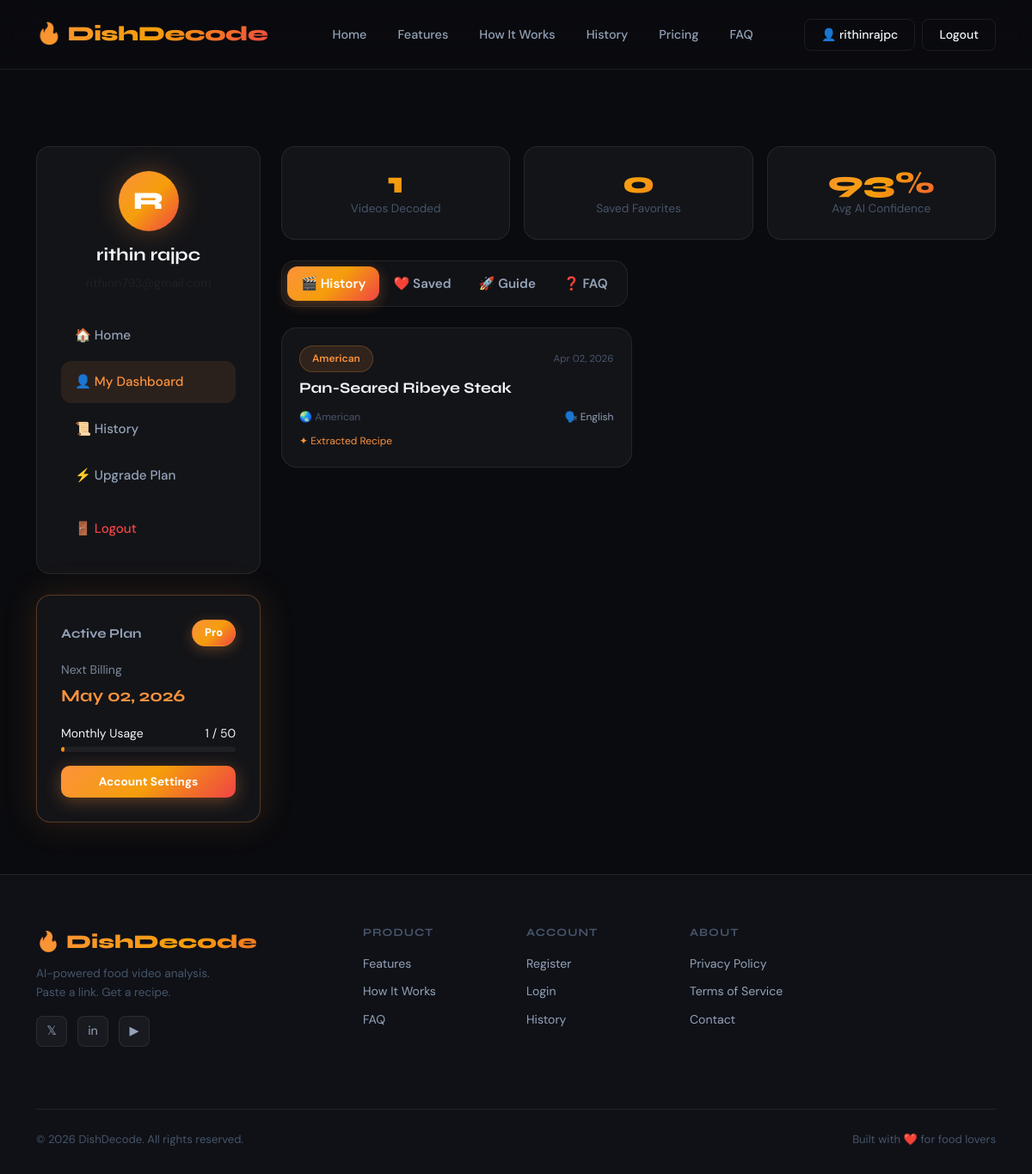
Screenshot of /users/profile/ (signed in) with the database file from the repository.
### users/models.py (models this page shows, shortened)
class SubscriptionPlan(models.Model):
    PLAN_CHOICES = [('free', 'Free'), ('pro', 'Pro'), ('premium', 'Premium')]
    name = models.CharField(max_length=20, choices=PLAN_CHOICES, unique=True)
    display_name = models.CharField(max_length=50)
    price_monthly = models.DecimalField(max_digits=8, decimal_places=2, default=0)
    generation_limit = models.IntegerField(default=5, help_text="Monthly generation limit. -1 for unlimited.")
    features = models.JSONField(default=list, help_text="List of feature strings")
    is_active = models.BooleanField(default=True)
    class Meta:
        ordering = ['price_monthly']

class UserSubscription(models.Model):
    user = models.OneToOneField(User, on_delete=models.CASCADE, related_name='subscription')
    plan = models.ForeignKey(SubscriptionPlan, on_delete=models.SET_NULL, null=True, blank=True)
    started_at = models.DateTimeField(auto_now_add=True)
    expires_at = models.DateTimeField(null=True, blank=True)
    generations_used = models.IntegerField(default=0)
    last_reset = models.DateTimeField(auto_now_add=True)
    @property
    def is_expired(self):
        if not self.expires_at:
            return False
        return timezone.now() > self.expires_at
    @property
    def active_plan(self):
        if self.plan and self.plan.name != 'free' and self.is_expired:
            return None
        return self.plan
    def _reset_if_needed(self):
        now = timezone.now()
        if now.month != self.last_reset.month or now.year != self.last_reset.year:
            self.generations_used = 0
            self.last_reset = now
            self.save(update_fields=['generations_used', 'last_reset'])
    def _get_limit(self):
        plan = self.active_plan
        if plan:
            return plan.generation_limit
        free = SubscriptionPlan.objects.filter(name='free').first()
        return free.generation_limit if free else 5
    def remaining_generations(self):
        limit = self._get_limit()
        if limit == -1:
            return -1
        self._reset_if_needed()
        return limit - self.generations_used

### recipes/models.py (models this page shows, shortened)
class RecipeResult(models.Model):
    RESULT_TYPE_CHOICES = [('extracted_recipe','Extracted Recipe'),('estimated_recipe','Estimated Recipe')]
    video_request = models.OneToOneField(VideoRequest, on_delete=models.CASCADE, related_name='recipe_result')
    dish_name = models.CharField(max_length=200)
    cuisine_type = models.CharField(max_length=100, blank=True)
    ingredients = models.TextField(default='[]')
    steps = models.TextField(default='[]')
    cooking_time = models.CharField(max_length=100)
    tools_used = models.TextField(default='[]')
    confidence_score = models.FloatField(default=0.0)
    ai_note = models.TextField(blank=True)
    result_type = models.CharField(max_length=30, choices=RESULT_TYPE_CHOICES, default='estimated_recipe')
    detected_language = models.CharField(max_length=50, blank=True, default='English')
    country_of_origin = models.CharField(max_length=100, blank=True, default='Unknown')
    created_at = models.DateTimeField(auto_now_add=True)

### users/views.py (the view)
# urls.py: path('profile/', ProfileView.as_view(), name='profile'),
@method_decorator(login_required, name='dispatch')
class ProfileView(View):
    def get(self, request):
        total_analyzed = VideoRequest.objects.filter(user=request.user).count()
        total_saved = SavedRecipe.objects.filter(user=request.user).count()
        avg_conf = RecipeResult.objects.filter(video_request__user=request.user).aggregate(avg=Avg('confidence_score'))['avg']
        avg_confidence = int((avg_conf or 0) * 100) if avg_conf else 0
        sub, _ = UserSubscription.objects.get_or_create(user=request.user)
        plan = sub.active_plan
        remaining = sub.remaining_generations()
        if plan and plan.name != 'free':
            next_date = sub.expires_at
            date_label = "Next Billing"
        else:
            next_date = sub.last_reset + timedelta(days=30)
            date_label = "Next Reset"
        saved_recipes = SavedRecipe.objects.filter(user=request.user).select_related('recipe_result')[:6]
        raw_history = RecipeResult.objects.filter(video_request__user=request.user).order_by('-created_at')[:6]
        gen_history = []
        for res in raw_history:
            res.conf_percent = int(res.confidence_score * 100)
            gen_history.append(res)
        return render(request, 'users/profile.html', {
            'total_analyzed': total_analyzed,
            'total_saved': total_saved,
            'avg_confidence': avg_confidence,
            'subscription': sub,
            'plan': plan,
            'remaining_generations': remaining,
            'next_date': next_date,
            'date_label': date_label,
            'saved_recipes': saved_recipes,
            'generation_history': gen_history,
        })

### templates/users/profile.html (shortened to what this page needs)
{% extends 'base.html' %}
{% block content %}
<section class="profile-section">
  <div class="container">
    <div class="row g-4">
      <div class="col-lg-3">
        <div class="glass-card reveal mb-4" style="border: 1px solid var(--border);">
          <div class="text-center mb-4">
            <div class="profile-avatar mx-auto" style="width:70px; height:70px; line-height:70px; font-size:1.8rem; background:var(--gradient-hero);">{{ user.username.0|upper }}</div>
            <h3 class="mt-3" style="font-family:'Syne',sans-serif;font-weight:700;font-size:1.3rem;">{{ user.get_full_name|default:user.username }}</h3>
            <p class="text-muted small mb-0">{{ user.email }}</p>
          </div>
          <div class="profile-nav-list">
            <a href="{% url 'home' %}" class="profile-nav-link">🏠 Home</a>
            <a href="{% url 'profile' %}" class="profile-nav-link active">👤 My Dashboard</a>
            <a href="{% url 'recipe_history' %}" class="profile-nav-link">📜 History</a>
            <a href="{% url 'pricing' %}" class="profile-nav-link">⚡ Upgrade Plan</a>
            <form action="{% url 'logout' %}" method="post" class="mt-2">
              <button type="submit" class="profile-nav-link w-100 text-start border-0 bg-transparent" style="color:var(--accent-red) !important;">🚪 Logout</button>
            </form>
          </div>
        </div>
        <div class="glass-card reveal" style="border: 1px solid var(--border-glow); box-shadow: var(--shadow-glow);">
          <div class="d-flex justify-content-between align-items-center mb-3">
            <h4 class="mb-0" style="font-size:0.95rem;font-weight:700;color:var(--text-secondary);">Active Plan</h4>
            <div class="plan-badge-pro" style="padding:4px 14px; font-size:0.8rem; background:var(--gradient-hero); border-radius:100px; color:#fff; font-weight:800; box-shadow:0 4px 15px rgba(251,146,60,0.3);">{{ plan.display_name|default:"Free" }}</div>
          </div>
          <div class="subscription-status mb-3">
            <div class="small mb-1" style="color:var(--text-secondary); opacity:0.8;">{{ date_label }}</div>
            <div class="fw-bold fs-5" style="color:var(--accent-orange);font-family:'Syne',sans-serif;">{{ next_date|date:"M d, Y" }}</div>
          </div>
          {% if plan and plan.generation_limit != -1 %}
          <div class="usage-tracker mb-3">
            <div class="d-flex justify-content-between small mb-1">
                <span>Monthly Usage</span>
                <span>{{ subscription.generations_used }} / {{ plan.generation_limit }}</span>
            </div>
            <div class="progress" style="height:6px;background:rgba(255,255,255,0.05);border-radius:10px;">
                <div class="progress-bar" style="width:{% widthratio subscription.generations_used plan.generation_limit 100 %}%; background:var(--gradient-hero); border-radius:10px;"></div>
            </div>
          </div>
          {% endif %}
          <a href="{% url 'pricing' %}" class="btn-primary-cta py-2 text-center w-100 d-block text-white" style="text-decoration:none;font-size:0.85rem;border-radius:10px;">Account Settings</a>
        </div>
      </div>
      <div class="col-lg-9">
        <div class="row g-3 mb-4">
          <div class="col-md-4 reveal">
            <div class="glass-card text-center py-4">
              <div class="stat-number" style="font-size:2.2rem;margin-bottom:2px;">{{ total_analyzed }}</div>
              <div class="stat-label">Videos Decoded</div>
            </div>
          </div>
          <div class="col-md-4 reveal">
            <div class="glass-card text-center py-4">
              <div class="stat-number" style="font-size:2.2rem;margin-bottom:2px;">{{ total_saved }}</div>
              <div class="stat-label">Saved Favorites</div>
            </div>
          </div>
          <div class="col-md-4 reveal">
            <div class="glass-card text-center py-4">
              <div class="stat-number" style="font-size:2.2rem;margin-bottom:2px;">{{ avg_confidence }}%</div>
              <div class="stat-label">Avg AI Confidence</div>
            </div>
          </div>
        </div>
        <div id="profileDashboard" class="reveal">
          <div class="elite-tabs-wrap mb-4">
            <div class="nav nav-pills elite-tabs" id="pills-tab" role="tablist">
                <button class="nav-link active" id="pills-history-tab" data-bs-toggle="pill" data-bs-target="#pills-history" type="button" role="tab">🎬 History</button>
                <button class="nav-link" id="pills-saved-tab" data-bs-toggle="pill" data-bs-target="#pills-saved" type="button" role="tab">❤️ Saved</button>
                <button class="nav-link" id="pills-how-tab" data-bs-toggle="pill" data-bs-target="#pills-how" type="button" role="tab">🚀 Guide</button>
                <button class="nav-link" id="pills-faq-tab" data-bs-toggle="pill" data-bs-target="#pills-faq" type="button" role="tab">❓ FAQ</button>
            </div>
          </div>
          <div class="tab-content" id="pills-tabContent">
            <div class="tab-pane fade show active" id="pills-history" role="tabpanel">
                <div class="row g-3">
                    {% for gen in generation_history %}
                    <div class="col-md-6 reveal-staggered">
                        <a href="{% url 'recipe_detail' gen.pk %}" class="glass-link-card">
                            <div class="d-flex justify-content-between align-items-center mb-2">
                                <span class="badge-cuisine" style="font-size:0.75rem;">{{ gen.cuisine_type }}</span>
                                <span style="font-size:0.72rem;color:var(--text-muted);">{{ gen.created_at|date:"M d, Y" }}</span>
                            </div>
                            <h4 class="mb-2" style="font-size:1.1rem;font-weight:700;">{{ gen.dish_name }}</h4>
                            <div class="row g-2 mb-2">
                                <div class="col-6"><span style="font-size:0.75rem;color:var(--text-muted);">🌏 {{ gen.cuisine_type }}</span></div>
                                <div class="col-6 text-end"><span style="font-size:0.75rem;color:var(--text-secondary);">🗣️ {{ gen.detected_language|default:"English" }}</span></div>
                            </div>
                            <div class="d-flex align-items-center gap-3">
                                <span class="badge-extracted px-0 bg-transparent border-0" style="font-size:0.75rem;color:var(--accent-orange);">✦ {{ gen.get_result_type_display }}</span>
                            </div>
                        </a>
                    </div>
                    {% endfor %}
                </div>
            </div>
          </div>
        </div>
      </div>
    </div>
  </div>
</section>
{% endblock %}

### templates/base.html (shortened to what this page needs)
<!DOCTYPE html>
<html lang="en">
<head>
  {% load static %}
  <link href="https://cdn.jsdelivr.net/npm/bootstrap@5.3.2/dist/css/bootstrap.min.css" rel="stylesheet">
  <link rel="stylesheet" href="{% static 'css/main.css' %}">
</head>
<body>
<nav class="navbar navbar-expand-lg">
  <div class="container">
    <a class="navbar-brand" href="{% url 'home' %}">🔥 DishDecode</a>
    <div class="collapse navbar-collapse" id="navMenu">
      <ul class="navbar-nav mx-auto gap-1">
        <li class="nav-item"><a class="nav-link" href="{% url 'home' %}">Home</a></li>
        <li class="nav-item"><a class="nav-link" href="{% url 'home' %}#features">Features</a></li>
        <li class="nav-item"><a class="nav-link" href="{% url 'home' %}#how-it-works">How It Works</a></li>
        {% if user.is_authenticated %}
        <li class="nav-item"><a class="nav-link" href="{% url 'recipe_history' %}">History</a></li>
        {% endif %}
        <li class="nav-item"><a class="nav-link" href="{% url 'pricing' %}">Pricing</a></li>
        <li class="nav-item"><a class="nav-link" href="{% url 'home' %}#faq">FAQ</a></li>
      </ul>
      <div class="d-flex align-items-center gap-2">
        {% if user.is_authenticated %}
          <a href="{% url 'profile' %}" class="btn-nav-login nav-link">👤 {{ user.username }}</a>
          <form method="post" action="{% url 'logout' %}" style="margin:0">
            <button type="submit" class="btn-nav-login nav-link" style="background:none;cursor:pointer;">Logout</button>
          </form>
        {% else %}
          <a href="{% url 'login' %}" class="btn-nav-login nav-link">Login</a>
          <a href="{% url 'register' %}" class="btn-nav-cta nav-link">Get Started</a>
        {% endif %}
      </div>
    </div>
  </div>
</nav>
<div class="page-wrapper">
  {% block content %}{% endblock %}
</div>
<footer>
  <div class="container">
    <div class="row">
      <div class="col-lg-4 mb-4">
        <div class="footer-brand gradient-text">🔥 DishDecode</div>
        <div class="footer-tagline">AI-powered food video analysis.<br>Paste a link. Get a recipe.</div>
        <div class="social-links mt-3">
          <a href="#" class="social-link">𝕏</a>
          <a href="#" class="social-link">in</a>
          <a href="#" class="social-link">▶</a>
        </div>
      </div>
      <div class="col-lg-2 col-6 mb-4">
        <div class="footer-links">
          <h6>Product</h6>
          <a href="{% url 'home' %}#features">Features</a>
          <a href="{% url 'home' %}#how-it-works">How It Works</a>
          <a href="{% url 'home' %}#faq">FAQ</a>
        </div>
      </div>
      <div class="col-lg-2 col-6 mb-4">
        <div class="footer-links">
          <h6>Account</h6>
          <a href="{% url 'register' %}">Register</a>
          <a href="{% url 'login' %}">Login</a>
          {% if user.is_authenticated %}<a href="{% url 'recipe_history' %}">History</a>{% endif %}
        </div>
      </div>
      <div class="col-lg-4 mb-4">
        <div class="footer-links">
          <h6>About</h6>
          <a href="#">Privacy Policy</a>
          <a href="#">Terms of Service</a>
          <a href="#">Contact</a>
        </div>
      </div>
    </div>
    <div class="footer-bottom d-flex justify-content-between align-items-center flex-wrap gap-2">
      <div class="footer-copy">© {% now "Y" %} DishDecode. All rights reserved.</div>
      <div class="footer-copy">Built with ❤️ for food lovers</div>
    </div>
  </div>
</footer>
</body>
</html>

### templates/users/profile.html (style rules this page uses)
.profile-nav-list { display: flex; flex-direction: column; gap: 6px; }
.profile-nav-link { padding: 12px 16px; border-radius: 12px; color: var(--text-secondary); text-decoration: none; font-size: 0.95rem; font-weight: 500; transition: var(--transition); }
.profile-nav-link:hover, .profile-nav-link.active { background: rgba(251, 146, 60, 0.1); color: var(--accent-orange) !important; }
.elite-tabs-wrap { background: rgba(255,255,255,0.03); padding: 6px; border-radius: 16px; border: 1px solid var(--border); display: inline-block; }
.elite-tabs .nav-link { background: transparent; border: none; color: var(--text-secondary); padding: 10px 24px; font-weight: 600; font-size: 0.95rem; border-radius: 12px; transition: var(--transition); }
.elite-tabs .nav-link.active { background: var(--gradient-hero) !important; color: #fff !important; box-shadow: 0 4px 15px rgba(251,146,60,0.3); }
.glass-link-card { display: block; background: var(--bg-card); border: 1px solid var(--border); border-radius: 18px; padding: 20px; text-decoration: none; color: var(--text-primary); transition: var(--transition); }

### rows the page displays
SubscriptionPlan: display_name "Pro", generation_limit "50"
UserSubscription: expires_at "May 02, 2026", generations_used "1"
RecipeResult: cuisine_type "American", created_at "Apr 02, 2026", dish_name "Pan-Seared Ribeye Steak", detected_language "English", result_type "Extracted Recipe"

### other values shown
{{ user.username }} "rithinrajpc"
{{ user.username.0|upper }} "R"
{{ user.get_full_name|default:user.username }} "rithin rajpc"
{{ date_label }} "Next Billing"
{{ total_analyzed }} "1"
{{ total_saved }} "0"
{{ avg_confidence }} "93"
